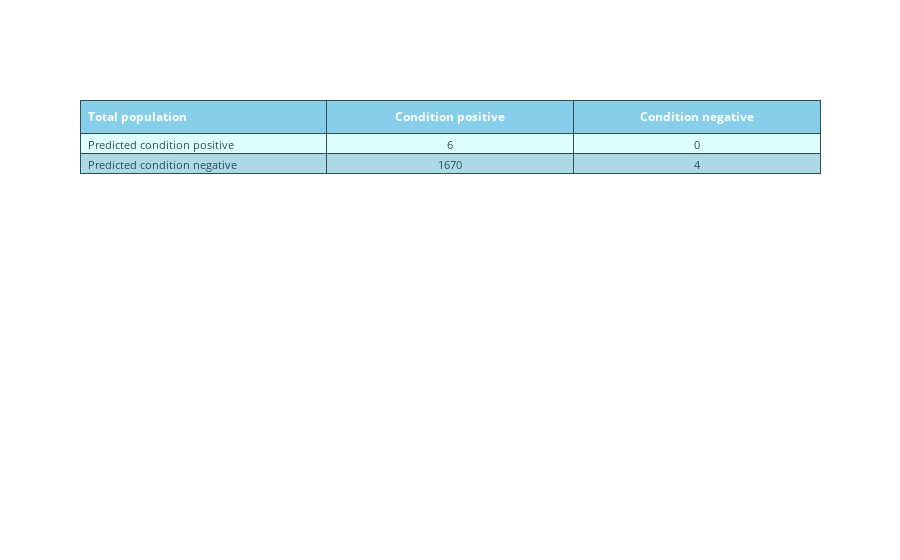
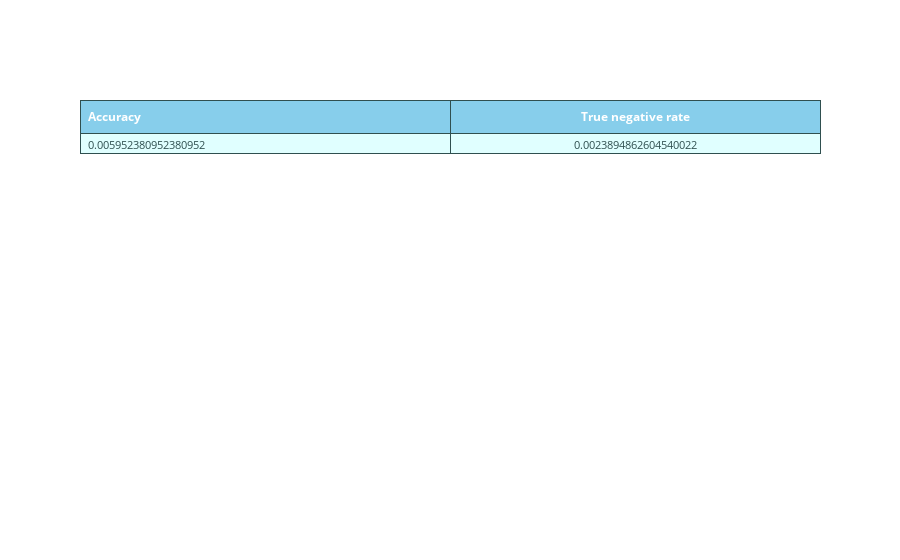

The notebook cell saved with these charts, in order:
### Code cell
df_TS4 = pd.read_csv("data_sets/A3Benchmark-TS4.csv", sep=r'\s*,\s*', header=0, encoding='ascii', engine='python')
search_anomalies(df_TS4)
print(df_TS4[df_TS4['anomaly'] == 1])

### Figure 1 — Plotly figure (JSON) as saved in the notebook; plotly's stock layout.template omitted (floating-point values rounded to 4 significant figures)
{"data": [{"cells": {"align": ["left", "center"], "fill": {"color": [["lightcyan", "lightblue", "lightcyan", "lightblue", "lightcyan", "lightcyan", "lightblue", "lightcyan", "lightblue", "lightcyan", "lightcyan", "lightblue", "lightcyan", "lightblue", "lightcyan", "lightcyan", "lightblue", "lightcyan", "lightblue", "lightcyan", "lightcyan", "lightblue", "lightcyan", "lightblue", "lightcyan"]]}, "font": {"color": "darkslategray", "size": 11}, "line": {"color": "darkslategray"}, "values": [["Predicted condition positive", "Predicted condition negative"], [6, 1670], [0, 4]]}, "header": {"align": ["left", "center"], "fill": {"color": "skyblue"}, "font": {"color": "white", "size": 12}, "line": {"color": "darkslategray"}, "values": ["<b>Total population</b>", "<b>Condition positive</b>", "<b>Condition negative</b>"]}, "type": "table"}], "layout": {}}

### Figure 2 — Plotly figure (JSON) as saved in the notebook; plotly's stock layout.template omitted (floating-point values rounded to 4 significant figures)
{"data": [{"cells": {"align": ["left", "center"], "fill": {"color": [["lightcyan", "lightblue", "lightcyan", "lightblue", "lightcyan", "lightcyan", "lightblue", "lightcyan", "lightblue", "lightcyan", "lightcyan", "lightblue", "lightcyan", "lightblue", "lightcyan", "lightcyan", "lightblue", "lightcyan", "lightblue", "lightcyan", "lightcyan", "lightblue", "lightcyan", "lightblue", "lightcyan"]]}, "font": {"color": "darkslategray", "size": 11}, "line": {"color": "darkslategray"}, "values": [[0.005952], [0.002389]]}, "header": {"align": ["left", "center"], "fill": {"color": "skyblue"}, "font": {"color": "white", "size": 12}, "line": {"color": "darkslategray"}, "values": ["<b>Accuracy</b>", "<b>True negative rate</b>"]}, "type": "table"}], "layout": {}}
